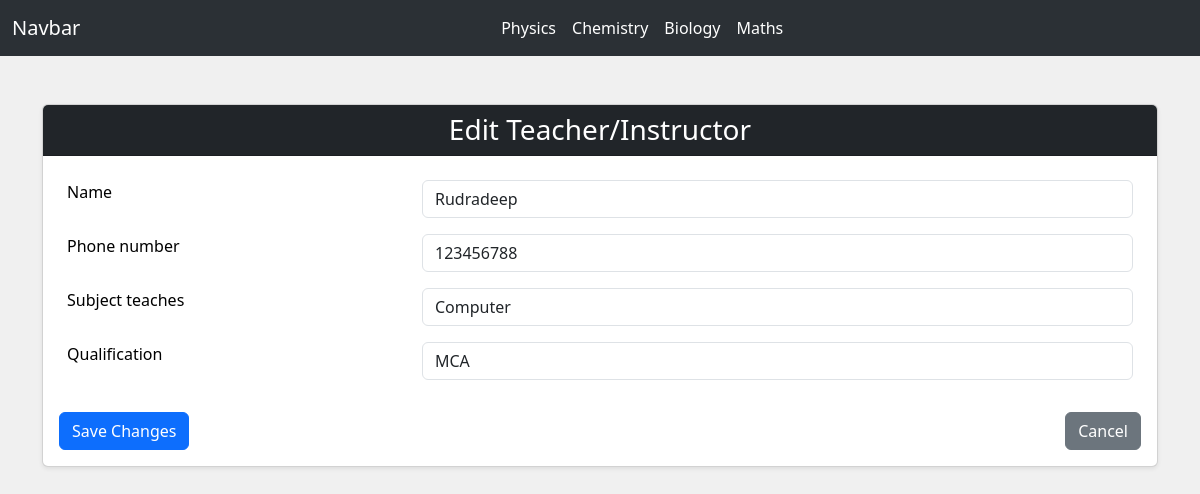
Screenshot of /edit_teacher/1/ with the database file from the repository.
### myapp/models.py (models this page shows, shortened)
class Teacher(models.Model):
    name = models.CharField(max_length=100)
    phone_number = models.CharField(max_length=15)
    subject_teaches = models.CharField(max_length=100)
    qualification = models.CharField(max_length=100)

### myapp/views.py (the view)
# urls.py: path('edit_teacher/<int:teacher_id>/', edit_teacher, name='edit_teacher'),
def edit_teacher(request, teacher_id):
    teacher = get_object_or_404(Teacher, id=teacher_id)
    if request.method == 'POST':
        form = TeacherForm(request.POST, instance=teacher)
        if form.is_valid():
            form.save()
            messages.success(request, 'Teacher table updated successfully!')
            return redirect('add_teacher')
    else:
        form = TeacherForm(instance=teacher)
    return render(request, 'edit_teacher.html', {'form': form})

### myapp/forms.py
class TeacherForm(forms.ModelForm):
    class Meta:
        model = Teacher
        fields = ['name', 'phone_number', 'subject_teaches', 'qualification']
        widgets = {
            'name': forms.TextInput(attrs={'class': 'form-control', 'placeholder': 'Enter teacher name'}),
            'phone_number': forms.TextInput(attrs={'class': 'form-control', 'placeholder': 'Enter phone number'}),
            'subject_teaches': forms.TextInput(attrs={'class': 'form-control', 'placeholder': 'Enter subject taught'}),
            'qualification': forms.TextInput(attrs={'class': 'form-control', 'placeholder': 'Enter qualification'}),
        }

### templates/edit_teacher.html (shortened to what this page needs)
{% extends "base.html" %}
{% block body %}
<div class="container py-5">
    <div class="card shadow-sm">
        <div class="card-header bg-dark text-white">
            <h3 class="mb-0 text-center">Edit Teacher/Instructor</h3>
        </div>
        <div class="card-body">
            <form method="post">
                <table class="table table-borderless">
                    <tbody>
                        {% for field in form %}
                        <tr>
                            <td><label for="{{ field.id_for_label }}" class="form-label">{{ field.label }}</label></td>
                            <td>{{ field }}</td>
                        </tr>
                        {% endfor %}
                    </tbody>
                </table>
                <div class="d-flex justify-content-between mt-4">
                    <button type="submit" class="btn btn-primary">Save Changes</button>
                    <a href="{% url 'add_teacher' %}" class="btn btn-secondary">Cancel</a>
                </div>
            </form>
        </div>
    </div>
</div>
{% endblock %}

### rows the page displays
Teacher: form "Rudradeep" "123456788" "Computer" "MCA"

### other values shown
{{ field.label }} "Name" "Phone number" "Subject teaches" "Qualification"
